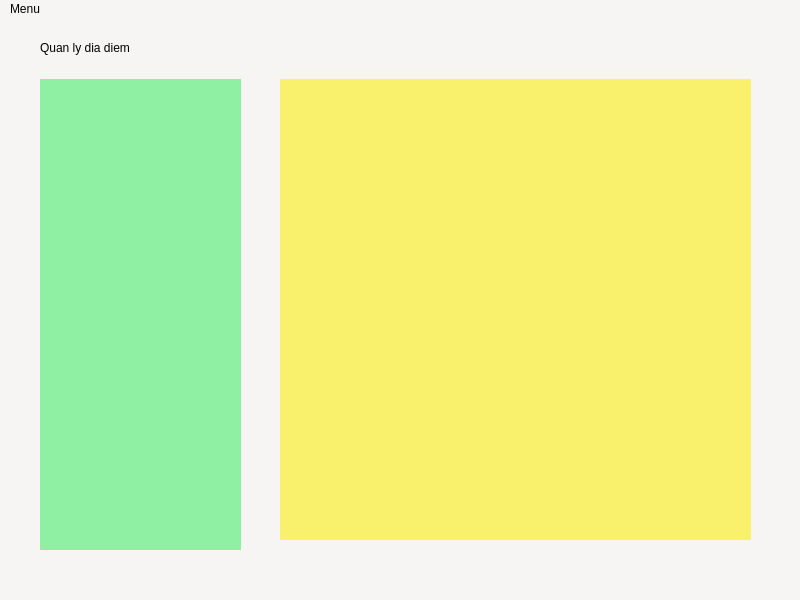
<?xml version="1.0" encoding="UTF-8"?>
<ui version="4.0">
 <class>MainWindow</class>
 <widget class="QMainWindow" name="MainWindow">
  <property name="geometry">
   <rect>
    <x>0</x>
    <y>0</y>
    <width>800</width>
    <height>600</height>
   </rect>
  </property>
  <property name="windowTitle">
   <string>MainWindow</string>
  </property>
  <property name="styleSheet">
   <string notr="true">background-color: rgb(246, 245, 244);</string>
  </property>
  <widget class="QWidget" name="centralwidget">
   <widget class="QWidget" name="widget" native="true">
    <property name="geometry">
     <rect>
      <x>40</x>
      <y>60</y>
      <width>201</width>
      <height>471</height>
     </rect>
    </property>
    <property name="styleSheet">
     <string notr="true">background-color: rgb(143, 240, 164);</string>
    </property>
   </widget>
   <widget class="QWidget" name="widget_2" native="true">
    <property name="geometry">
     <rect>
      <x>280</x>
      <y>60</y>
      <width>471</width>
      <height>461</height>
     </rect>
    </property>
    <property name="styleSheet">
     <string notr="true">background-color: rgb(249, 240, 107);</string>
    </property>
   </widget>
   <widget class="QLabel" name="label">
    <property name="geometry">
     <rect>
      <x>40</x>
      <y>20</y>
      <width>121</width>
      <height>17</height>
     </rect>
    </property>
    <property name="text">
     <string>Quan ly dia diem</string>
    </property>
   </widget>
  </widget>
  <widget class="QMenuBar" name="menubar">
   <property name="geometry">
    <rect>
     <x>0</x>
     <y>0</y>
     <width>800</width>
     <height>22</height>
    </rect>
   </property>
   <widget class="QMenu" name="menuMenu">
    <property name="title">
     <string>Menu</string>
    </property>
    <addaction name="actionMy_account"/>
    <addaction name="actionMy_location"/>
    <addaction name="actionMy_review"/>
   </widget>
   <addaction name="menuMenu"/>
  </widget>
  <widget class="QStatusBar" name="statusbar"/>
  <action name="actionMy_account">
   <property name="text">
    <string>My account</string>
   </property>
  </action>
  <action name="actionMy_location">
   <property name="text">
    <string>My location</string>
   </property>
  </action>
  <action name="actionMy_review">
   <property name="text">
    <string>My review</string>
   </property>
  </action>
 </widget>
 <resources/>
 <connections/>
</ui>
